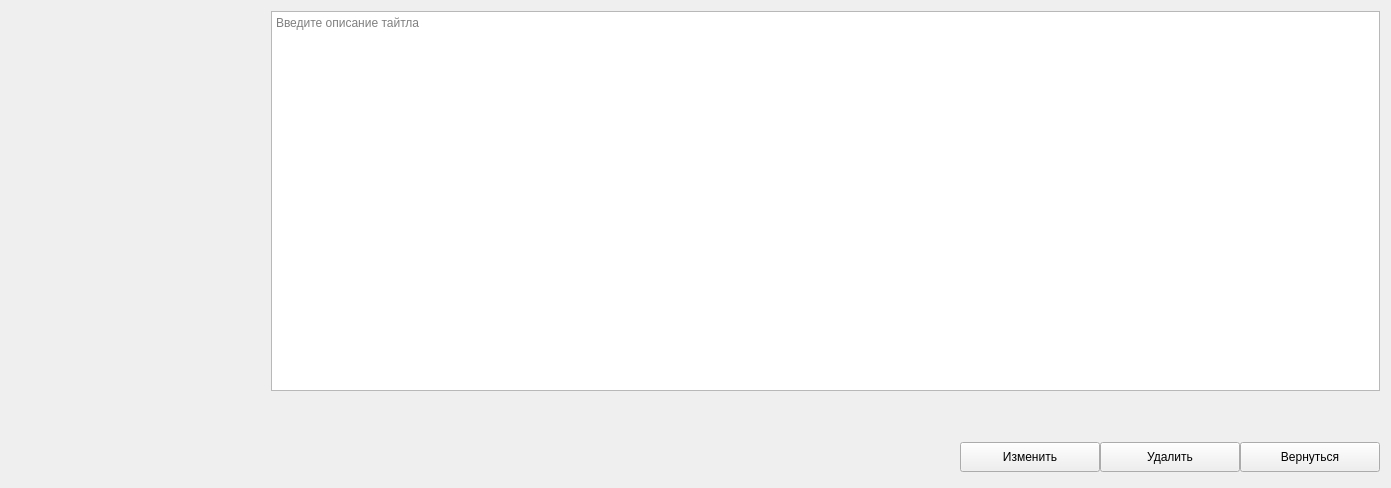
          <widget class="QWidget" name="pageDesc">
           <layout class="QGridLayout" name="gridLayout_14">
            <item row="0" column="0">
             <layout class="QHBoxLayout" name="horizontalLayout_7">
              <property name="spacing">
               <number>10</number>
              </property>
              <item alignment="Qt::AlignHCenter|Qt::AlignTop">
               <widget class="QLabel" name="photoDesc">
                <property name="sizePolicy">
                 <sizepolicy hsizetype="Expanding" vsizetype="Preferred">
                  <horstretch>0</horstretch>
                  <verstretch>0</verstretch>
                 </sizepolicy>
                </property>
                <property name="minimumSize">
                 <size>
                  <width>250</width>
                  <height>380</height>
                 </size>
                </property>
                <property name="maximumSize">
                 <size>
                  <width>250</width>
                  <height>380</height>
                 </size>
                </property>
                <property name="acceptDrops">
                 <bool>false</bool>
                </property>
                <property name="layoutDirection">
                 <enum>Qt::LeftToRight</enum>
                </property>
                <property name="text">
                 <string/>
                </property>
                <property name="pixmap">
                 <pixmap resource="resource.qrc">:/Photo/Photo/EyX_7safWuU.jpg</pixmap>
                </property>
                <property name="scaledContents">
                 <bool>true</bool>
                </property>
               </widget>
              </item>
              <item>
               <widget class="QTextEdit" name="textEditDesc">
                <property name="readOnly">
                 <bool>true</bool>
                </property>
                <property name="placeholderText">
                 <string>Введите описание тайтла</string>
                </property>
               </widget>
              </item>
             </layout>
            </item>
            <item row="1" column="0">
             <spacer name="verticalSpacer_13">
              <property name="orientation">
               <enum>Qt::Vertical</enum>
              </property>
              <property name="sizeHint" stdset="0">
               <size>
                <width>20</width>
                <height>40</height>
               </size>
              </property>
             </spacer>
            </item>
            <item row="2" column="0">
             <widget class="QWidget" name="widget_5" native="true">
              <property name="sizePolicy">
               <sizepolicy hsizetype="Preferred" vsizetype="Minimum">
                <horstretch>0</horstretch>
                <verstretch>0</verstretch>
               </sizepolicy>
              </property>
              <property name="minimumSize">
               <size>
                <width>0</width>
                <height>40</height>
               </size>
              </property>
              <property name="maximumSize">
               <size>
                <width>16777215</width>
                <height>40</height>
               </size>
              </property>
              <layout class="QHBoxLayout" name="horizontalLayout_8">
               <property name="spacing">
                <number>0</number>
               </property>
               <property name="leftMargin">
                <number>0</number>
               </property>
               <property name="topMargin">
                <number>0</number>
               </property>
               <property name="rightMargin">
                <number>0</number>
               </property>
               <property name="bottomMargin">
                <number>0</number>
               </property>
               <item>
                <spacer name="horizontalSpacer_12">
                 <property name="orientation">
                  <enum>Qt::Horizontal</enum>
                 </property>
                 <property name="sizeHint" stdset="0">
                  <size>
                   <width>949</width>
                   <height>20</height>
                  </size>
                 </property>
                </spacer>
               </item>
               <item>
                <widget class="QPushButton" name="editTitleBtn">
                 <property name="minimumSize">
                  <size>
                   <width>140</width>
                   <height>26</height>
                  </size>
                 </property>
                 <property name="maximumSize">
                  <size>
                   <width>140</width>
                   <height>30</height>
                  </size>
                 </property>
                 <property name="text">
                  <string>Изменить</string>
                 </property>
                 <property name="icon">
                  <iconset resource="resource.qrc">
                   <normaloff>:/icon/icon/free-icon-pencil-7266923.png</normaloff>:/icon/icon/free-icon-pencil-7266923.png</iconset>
                 </property>
                </widget>
               </item>
               <item>
                <widget class="QPushButton" name="deleteTitleBtn">
                 <property name="minimumSize">
                  <size>
                   <width>140</width>
                   <height>30</height>
                  </size>
                 </property>
                 <property name="maximumSize">
                  <size>
                   <width>140</width>
                   <height>30</height>
                  </size>
                 </property>
                 <property name="text">
                  <string>Удалить</string>
                 </property>
                 <property name="icon">
                  <iconset resource="resource.qrc">
                   <normaloff>:/icon/icon/free-icon-minus-button-4315581 копия.png</normaloff>:/icon/icon/free-icon-minus-button-4315581 копия.png</iconset>
                 </property>
                </widget>
               </item>
               <item>
                <widget class="QPushButton" name="backBtnDesc">
                 <property name="minimumSize">
                  <size>
                   <width>140</width>
                   <height>30</height>
                  </size>
                 </property>
                 <property name="maximumSize">
                  <size>
                   <width>140</width>
                   <height>30</height>
                  </size>
                 </property>
                 <property name="text">
                  <string>Вернуться</string>
                 </property>
                 <property name="icon">
                  <iconset resource="resource.qrc">
                   <normaloff>:/icon/icon/free-icon-back-2644908.png</normaloff>:/icon/icon/free-icon-back-2644908.png</iconset>
                 </property>
                 <property name="iconSize">
                  <size>
                   <width>20</width>
                   <height>20</height>
                  </size>
                 </property>
                </widget>
               </item>
              </layout>
             </widget>
            </item>
           </layout>
          </widget>
